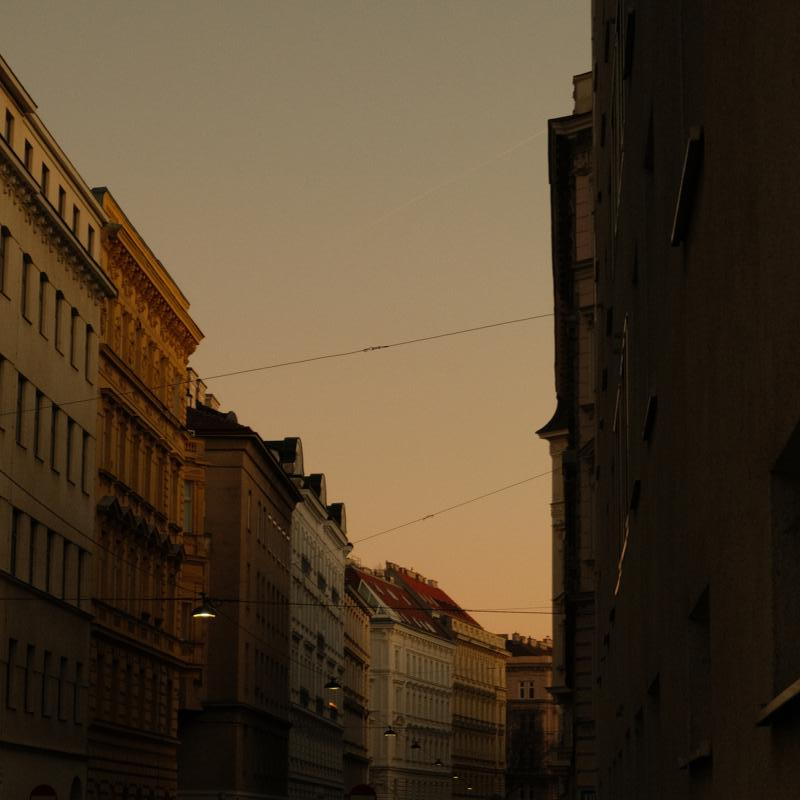
#> input picture homework/lowlight-street-4.JPG, 800 x 800 px, found by its file name
$ python hw_02_brightness_contrast.py
#> lines starting #> are read from the running program, lines starting #| are printed output that depends on the picture
import cv2
import numpy as np
import time
from matplotlib import pyplot as plt

def get_diagram_as_image(fig_in):
    fig_in.canvas.draw()
    data = np.array(fig_in.canvas.renderer.buffer_rgba())
    data_bgr = cv2.cvtColor(data, cv2.COLOR_RGBA2BGR)

    return data_bgr

def do_brightness_contrast():
    global brightness, contrast, new_image

    print('======================')
    print('Brightness:', brightness)
    print('Contrast:', contrast)

    factor = (259 * (contrast + 255)) / (255 * (259 - contrast))
    print('Factor:', factor)

    start_time = time.perf_counter()

    # Using OpenCV LUT
    x = np.arange(0, 256, 1)
    lut = np.uint8(np.clip(brightness + factor * (np.float32(x) - 128.0) + 128, 0, 255))
    new_image = cv2.LUT(im, lut)
    end_time = time.perf_counter()

    print((end_time - start_time) * 1000.0, 'ms')

    ax.clear()
    x = np.arange(0, 256, 1)
    ax.plot(x, x, 'g--', label='Original', linewidth=2)
    ax.plot(x, lut, 'r-', label='Brightness/contrast mapping', linewidth=2)
    plt.legend()

    lut_im = get_diagram_as_image(fig)
    cv2.imshow('LUT', lut_im)

    cv2.imshow('original', im)
    cv2.imshow('modified', new_image)

def on_trackbar_brightness(br):
    global brightness
    brightness = br - 255
    do_brightness_contrast()


def on_trackbar_contrast(cntr):
    global contrast
    contrast = cntr - 255
    do_brightness_contrast()

if __name__ == "__main__":
    fname = 'homework/lowlight-street-4.JPG'
    #fname = 'homework/lowlight-street-2.JPG'
    im = cv2.imread(fname)
#> im is the input picture: shape (800, 800, 3); mean B, G, R 42.9, 63.4, 79.9

    new_image = im.copy()

    fig = plt.figure(figsize=(4, 4), dpi=100)
    ax = fig.add_subplot(111)
    plt.xlabel('Eredeti intenzitásérték')
    plt.ylabel('Pont operáció eredménye')
    plt.xlim([0, 255])
    plt.ylim([0, 255])
    plt.tight_layout()

    brightness = 0
    contrast = 0

    cv2.imshow('original', im)
    cv2.imshow('modified', im)

    cv2.createTrackbar('Brightness', 'modified', 255, 511, on_trackbar_brightness)
    cv2.createTrackbar('Contrast', 'modified', 255, 511, on_trackbar_contrast)

    cv2.waitKey(0)
#> in get_diagram_as_image, `data_bgr = cv2.cvtColor(data, cv2.COLOR_RGBA2BGR)`:
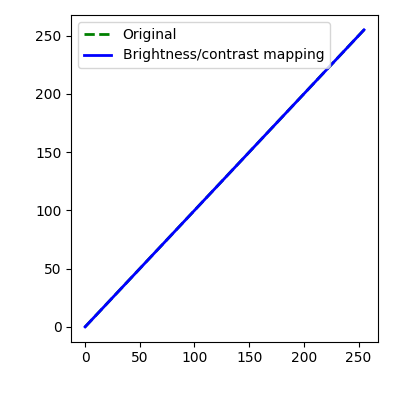
#> data_bgr: shape (400, 400, 3); mean R, G, B 247.7, 247.8, 249.6
    cv2.destroyAllWindows()
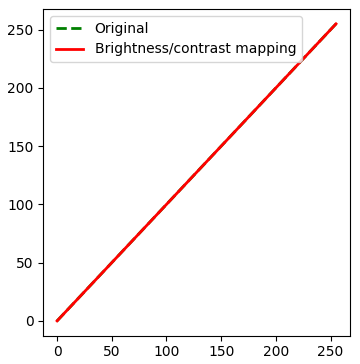
#> figure drawn by matplotlib, 1 panel; curve peaks at x = 255, y = 255; curve peaks at x = 255, y = 255
